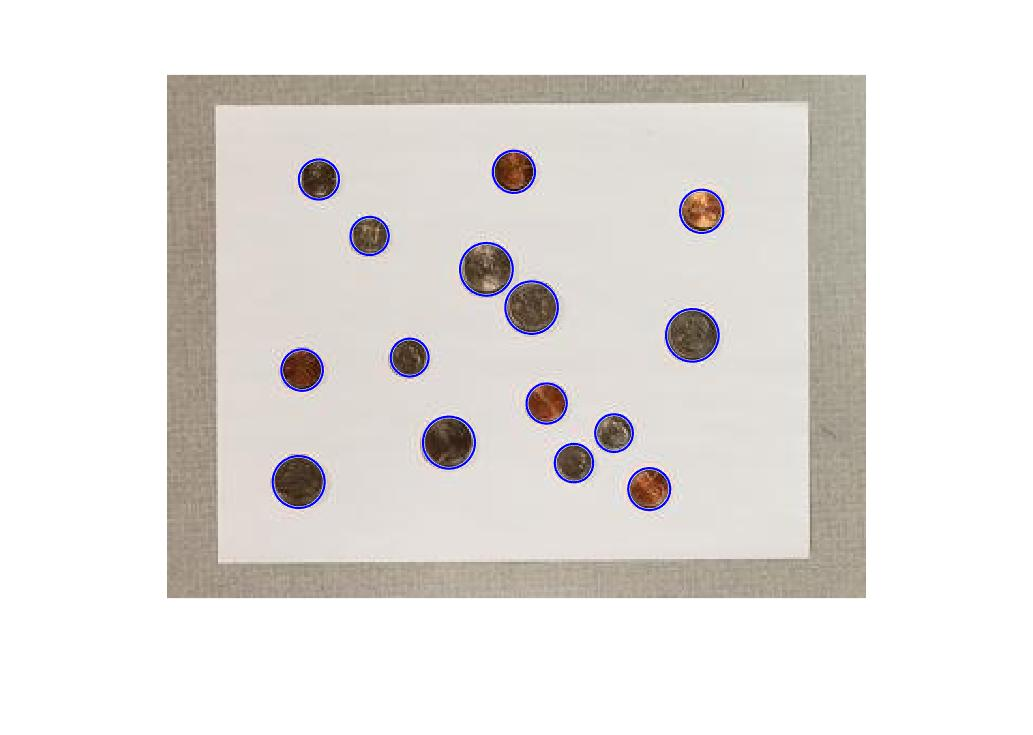
%> input picture src/new-method.jpg, 1033 x 735 px
$ octave --eval "result = generateCoinMaskSimple(imread('new-method.jpg'));"   (GNU Octave 9; MATLAB toolbox functions it lacks are replaced by stand-ins)
%> lines starting %> are read from the running program, lines starting %| are printed output that depends on the picture; in (x1, y1, x2, y2) boxes, pixels count from 0 and x2, y2 are one past the last pixel; in counts of white or black regions, pixels touching at a corner belong together; the program's own positions count from 1
function [coin_mask] = generateCoinMaskSimple(I)
    I_hsv = rgb2hsv(I);
%> I_hsv: size 735x1033x3 double; mean H, S, V 0.0704, 0.0515, 0.901
    edge_image = edge(I_hsv(:,:,2));
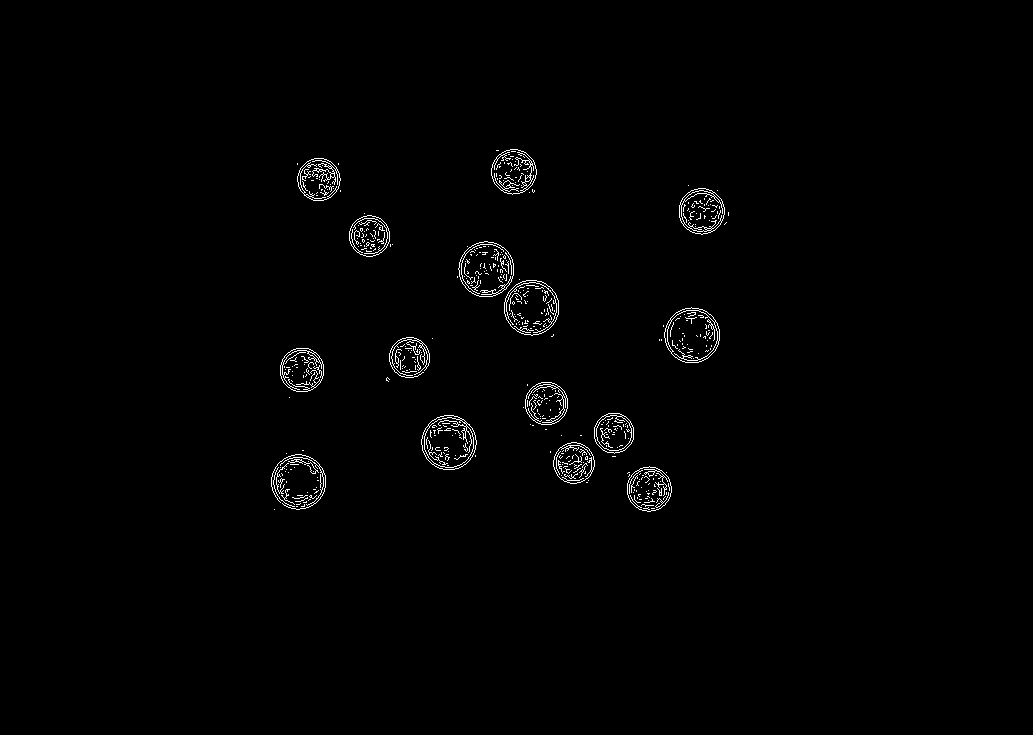
%> edge_image: size 735x1033 logical; 0.99% white in thin lines or dots, all inside (x1, y1, x2, y2) = (271, 149, 729, 512)
    strelly = strel('disk', 5);
    edge_image_dil = imdilate(edge_image, strelly);
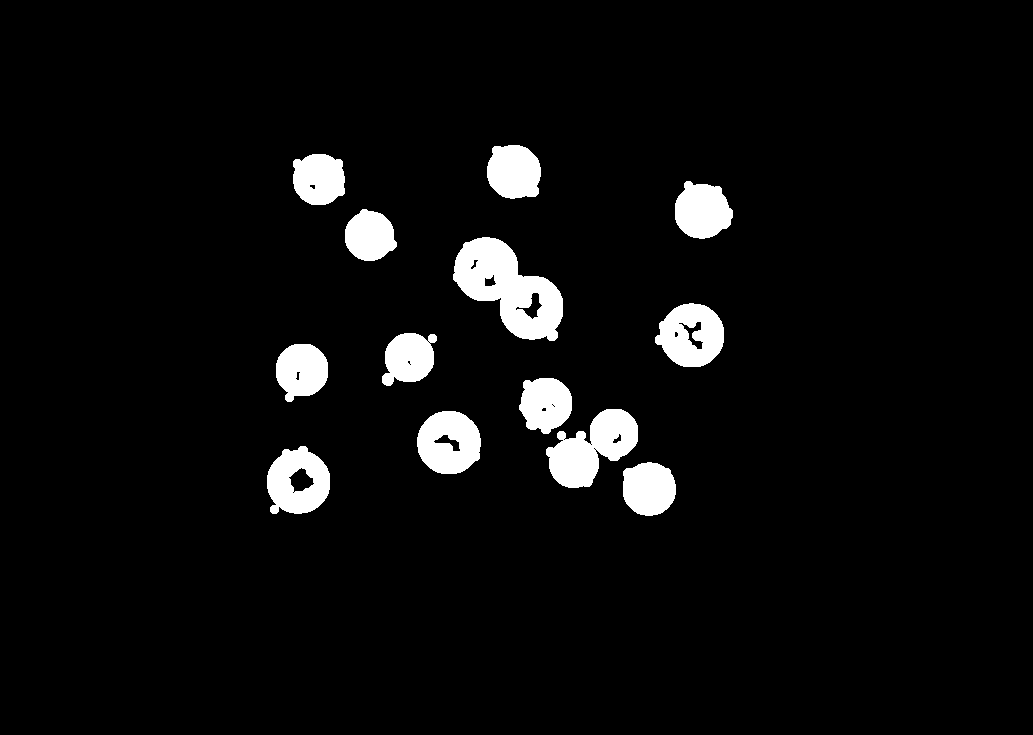
%> edge_image_dil: size 735x1033 logical; 4.9% white; 13 white regions, largest, box (x1, y1, x2, y2) and area: (453, 237, 563, 341) 6202, (546, 409, 638, 488) 4109, (655, 303, 724, 367) 3111
    edge_image_fill = imfill(edge_image_dil, 'holes');
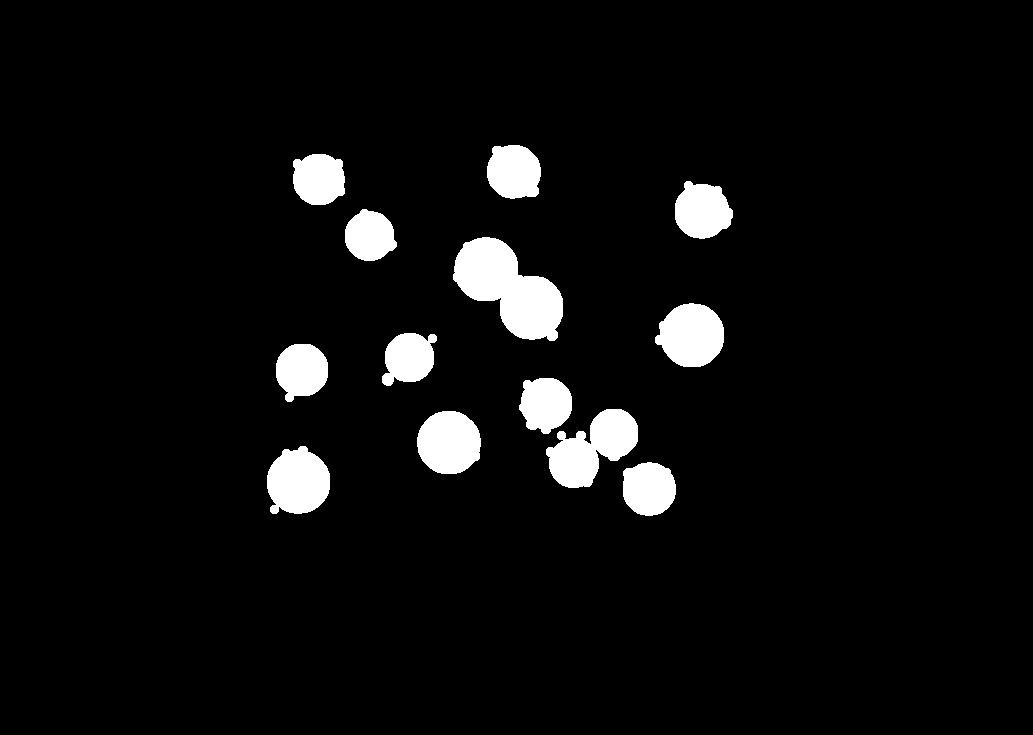
%> edge_image_fill: size 735x1033 logical; 5.1% white; 13 white regions, largest, box (x1, y1, x2, y2) and area: (453, 237, 563, 341) 6541, (546, 409, 638, 488) 4148, (267, 446, 330, 514) 3332
    edge_image_err = imerode(edge_image_fill, strelly);
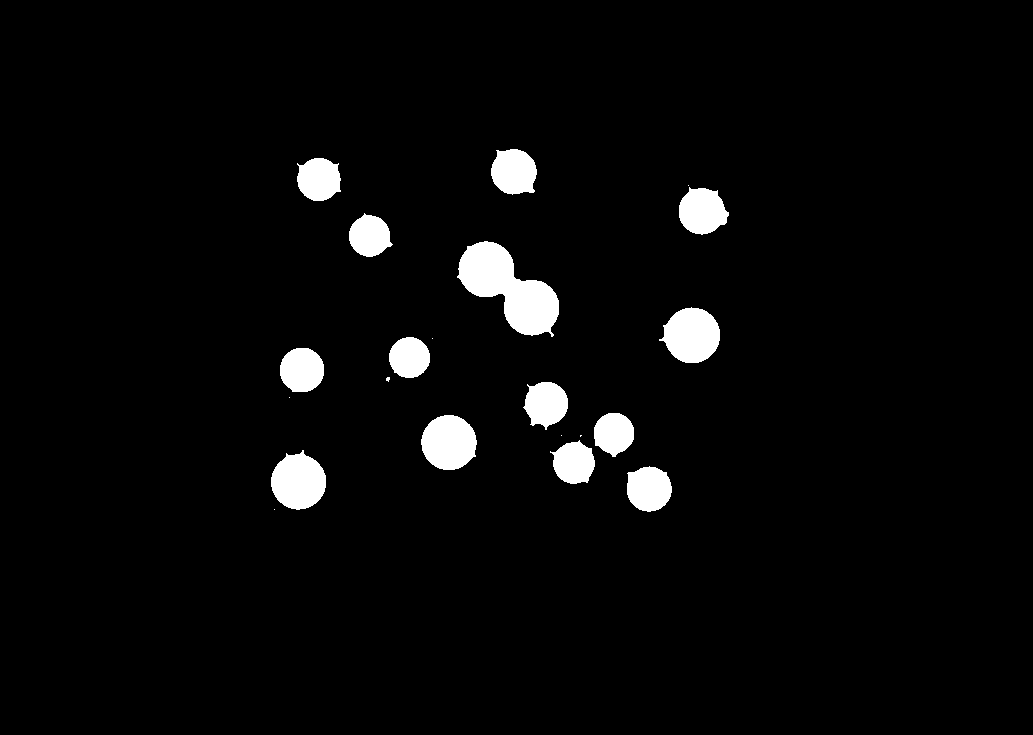
%> edge_image_err: size 735x1033 logical; 3.6% white; 21 white regions (7 under 20 px), largest, box (x1, y1, x2, y2) and area: (457, 241, 559, 337) 5025, (659, 307, 720, 363) 2465, (271, 450, 326, 510) 2413

    perim = bwperim(edge_image_err, 8);
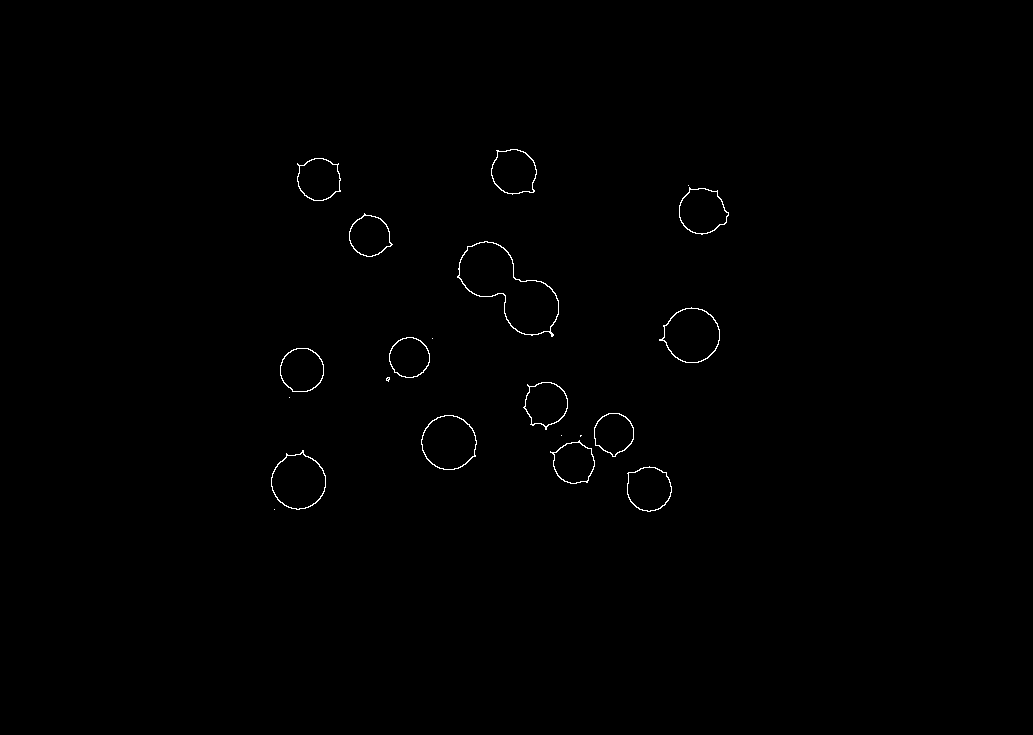
%> perim: size 735x1033 logical; 0.38% white in thin lines or dots, all inside (x1, y1, x2, y2) = (271, 149, 729, 512)
    coin_mask = imfill(perim,'holes');

% [9 lines of commented-out code are left out]
end
